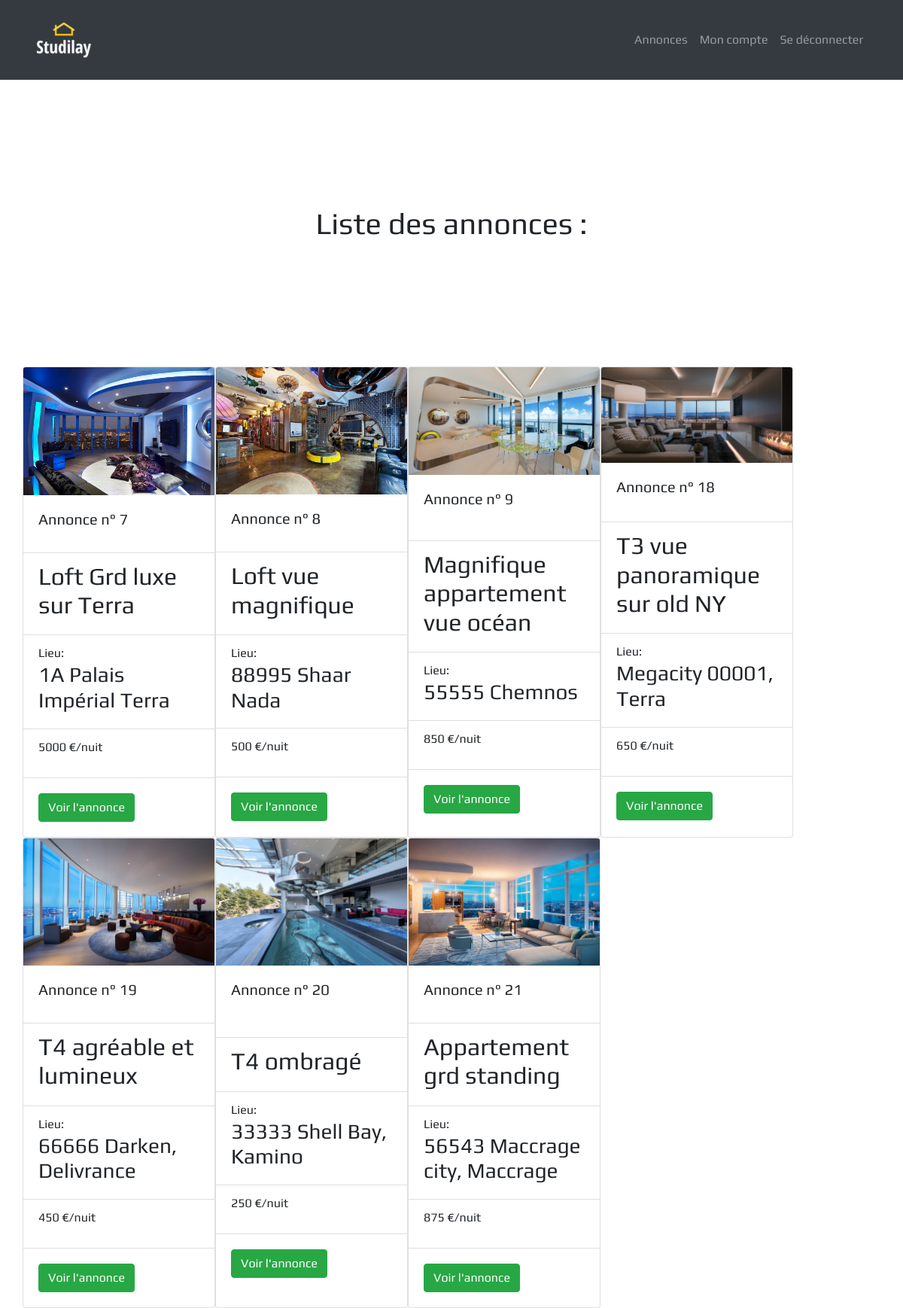
The app's page /annonces.php (signed in) with its own data.
### tables this page shows
CREATE TABLE `annonces` (
  `id` int(11) NOT NULL,
  `title` varchar(50) NOT NULL,
  `description` text NOT NULL,
  `city` varchar(50) NOT NULL,
  `category` varchar(50) NOT NULL,
  `image_url` varchar(255) NOT NULL,
  `address_article` varchar(255) NOT NULL,
  `active` int(1) NOT NULL DEFAULT 1,
  `price` int(255) NOT NULL,
  `author_article` int(11) NOT NULL,
  `start_date` date NOT NULL,
  `end_date` date NOT NULL,
  `publish_date` timestamp NOT NULL DEFAULT current_timestamp()
);

### inc/functions.php (the view, shortened to what this page needs)
        <?php
function displayAllAnnonces(){
    global $db;
    $sql = $db->query("SELECT * FROM annonces");
    $sql->setFetchMode(PDO::FETCH_ASSOC);
        while($row = $sql->fetch()){
        ?>
        <div class="card" style="width: 16rem;">
            <img class="card-img-top" src="assets/uploads/<?= $row['image_url'];?>" alt="Card image cap">
            <div class="card-body">
                <h5 class="card-title">Annonce n° <?=$row['id'];?></h5>
            </div>
                <ul class="list-group list-group-flush">
                    <li class="list-group-item"><h2><?= $row['title'];?></h2></li>
                    <li class="list-group-item">Lieu: <h3><?= $row['city'];?></h3></li>
                    <li class="list-group-item"><p><?= $row['price'];?> €/nuit </p></li>
                </ul>
            <div class="card-body">
                <a class="btn btn-success" href="annonce.php?id=<?= $row['id'] ?>" class="card-link">Voir l'annonce</a>
            </div>
        </div>
        <?php
        }
}
        ?>

### assets/head.php (shortened to what this page needs)
<!DOCTYPE html>
<html lang="fr">
<head>
    <link rel="stylesheet" href="https://stackpath.bootstrapcdn.com/bootstrap/4.5.2/css/bootstrap.min.css">
    <link href="assets/css/main.css" type="text/css" rel="stylesheet">
</head>
<body>

### assets/nav.php (shortened to what this page needs)
<nav class="navbar sticky-top navbar-expand-lg navbar-dark bg-dark">
  <div class="container">
  <div class="collapse navbar-collapse" id="navbarTogglerDemo01">
    <a class="navbar-brand" href="index.php"> <img src="assets/img/logo1-80.png" alt="logo"></a>
    <ul class="navbar-nav ml-auto mt-2 mt-lg-0">
      <li class="nav-item">
        <a class="nav-link" href="annonces.php">Annonces</a>
      </li>
      <?php
      if (isset($_SESSION['email'])){
        ?>
        <li class="nav-item">
          <a href="profile.php" class="nav-link">Mon compte</a>
        </li>
        <li class="nav-item">
        <a href="?logout" class="nav-link">Se déconnecter</a>
        </li>
        <?php
      }
      ?>
    </ul>
  </div>
  </div>
</nav>

### annonces.php (shortened to what this page needs)
<?php
    require ('inc/connect.php');
    require ('inc/functions.php');
    require ('assets/head.php');
    include ('assets/nav.php');
?>
<section class="list">
    <div class="container">
        <div class="row">
            <div class="col-md-12 text-center">
                    <h1>Liste des annonces :</h1>
            </div>
            </div>
            <div class="row">
                <br>
                <?php
                displayAllAnnonces();
                ?>
            </div>
    </div>
</section>
<?php require('assets/footer.php'); ?>

### assets/footer.php (shortened to what this page needs)
</body>
</html>

### assets/css/main.css (style rules this page uses)
* { margin: 0; padding: 0; text-decoration: none; font-family: "Play", sans-serif; }
ul { list-style: none; margin: 0; padding: 0; }
h1 { margin-top: 15%; margin-bottom: 15%; }

### records on screen
annonces: image_url (picture), id "7", title "Loft Grd luxe sur Terra", city "1A Palais Impérial Terra", price "5000"
annonces: image_url (picture), id "8", title "Loft vue magnifique", city "88995 Shaar Nada", price "500"
annonces: image_url (picture), id "9", title "Magnifique appartement vue océan", city "55555 Chemnos", price "850"
annonces: image_url (picture), id "18", title "T3 vue panoramique sur old NY", city "Megacity 00001, Terra", price "650"
annonces: image_url (picture), id "19", title "T4 agréable et lumineux", city "66666 Darken, Delivrance", price "450"
annonces: image_url (picture), id "20", title "T4 ombragé", city "33333 Shell Bay, Kamino", price "250"
annonces: image_url (picture), id "21", title "Appartement grd standing", city "56543 Maccrage city, Maccrage", price "875"
